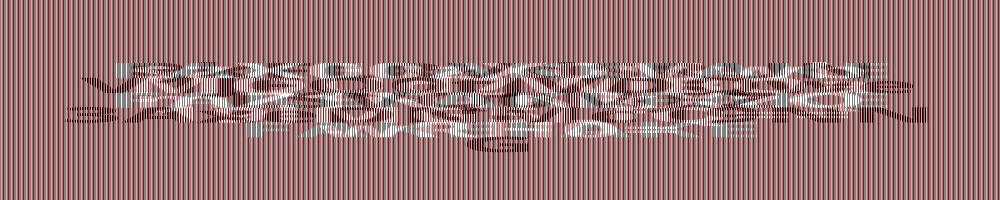
#> input picture wreckit/forensic/_c.jpg.extracted/flag.png, 2000 x 400 px (shown at 1/2 size)
$ python solv.py
#> lines starting #> are read from the running program, lines starting #| are printed output that depends on the picture
from PIL import Image

# Load the input image
input_image = Image.open('flag.png')
#> input_image is the input picture: PIL image 2000x400 RGB; mean R, G, B 153.2, 115.1, 115.1

# Resize the image to 2000 pixels
output_image = input_image.resize((2000, 2000))
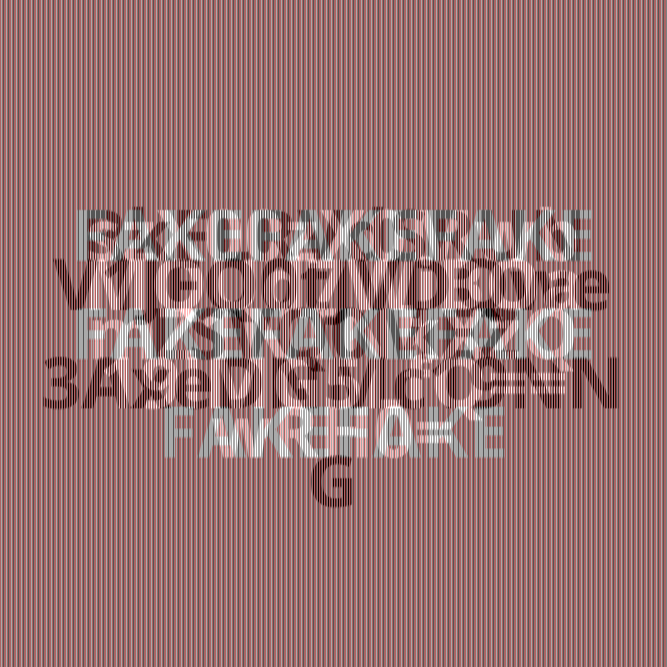
#> output_image: PIL image 2000x2000 RGB (shown at 1/3 size); mean R, G, B 153.2, 115.1, 115.1

# Save the output image
output_image.save('output.jpg')
